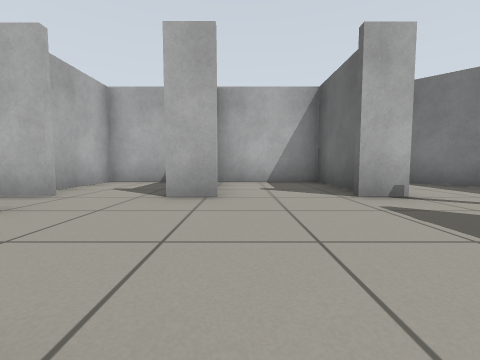
View 1 (above)

19 first-person views from a walk through a robot-simulator world made for Gazebo. The camera is 0.5 m above the floor, tilts 4° down and sees 90° across. The floor is counted in squares, 1 m on a side. Each view is taken from the middle of a square. On the plan, view 1 faces up. The plan holds only what a view shows up to about 9 squares ahead; the rest is blank.

View 2
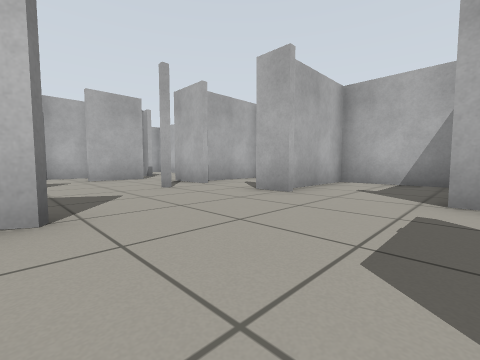

View 3
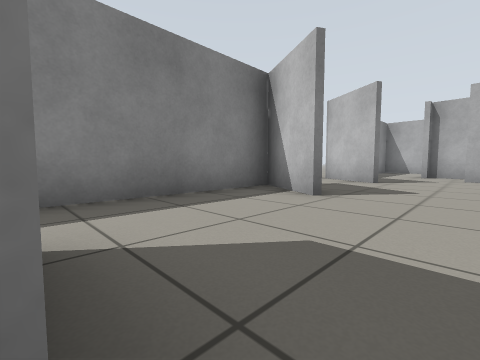

View 4
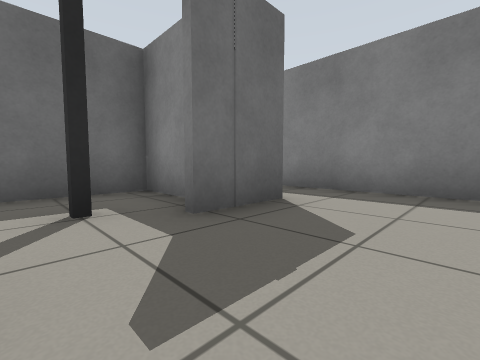

View 5
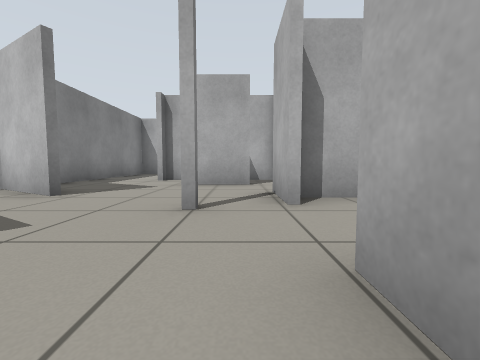

View 6
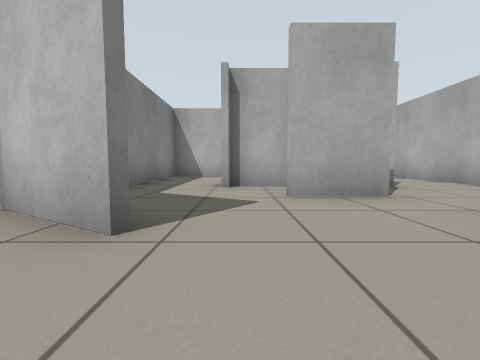

View 7
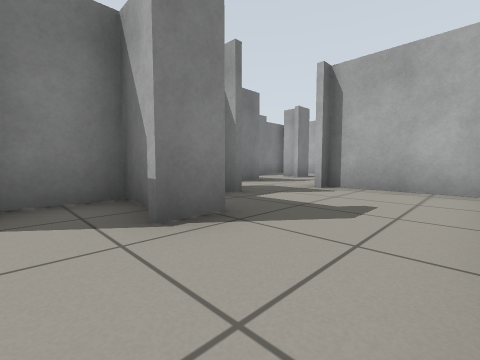

View 8
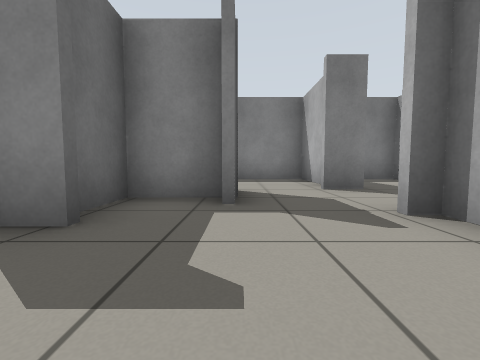

View 9
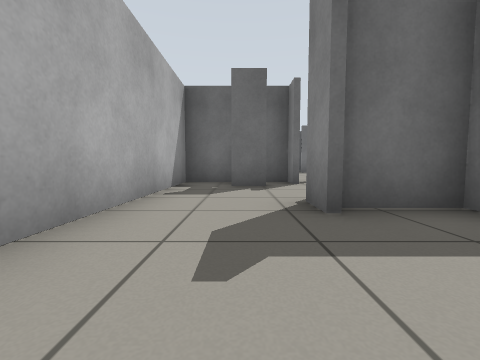

View 10
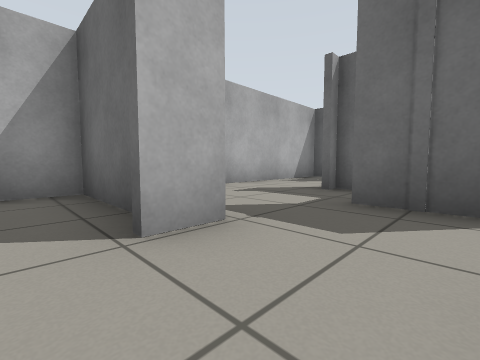

View 11
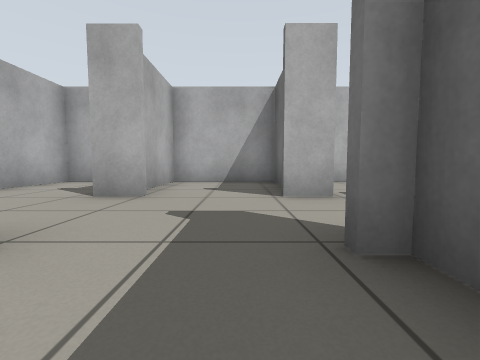

View 12
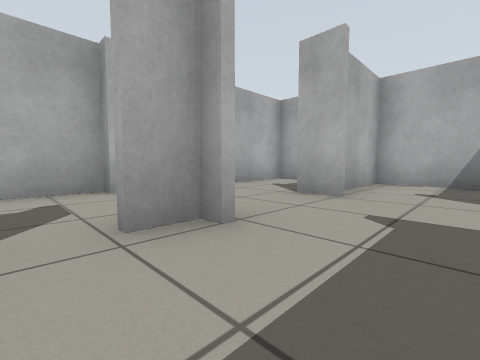

View 13
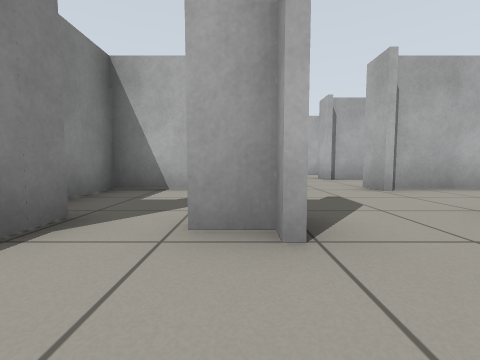

View 14
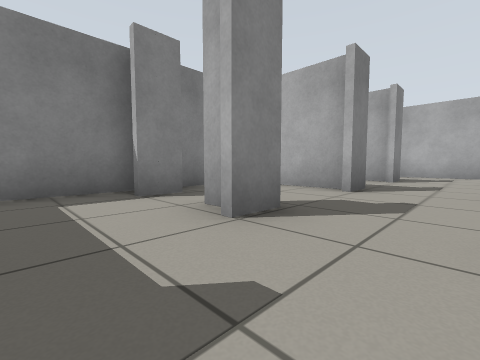

View 15
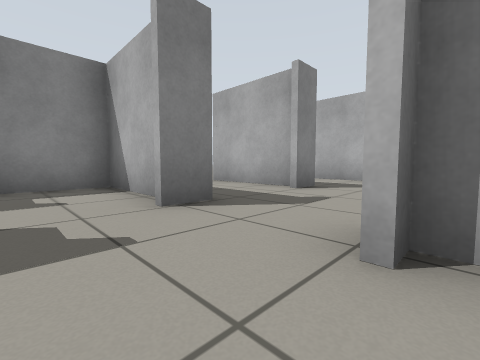

View 16
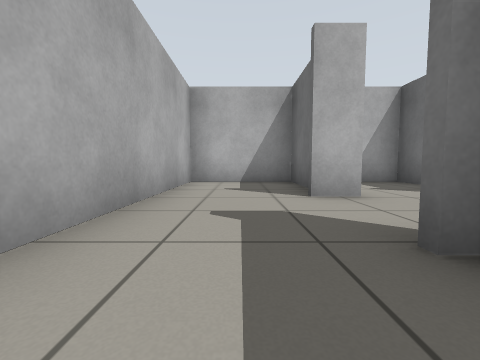

View 17
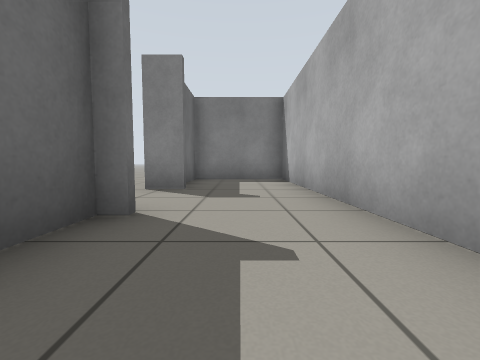

View 18
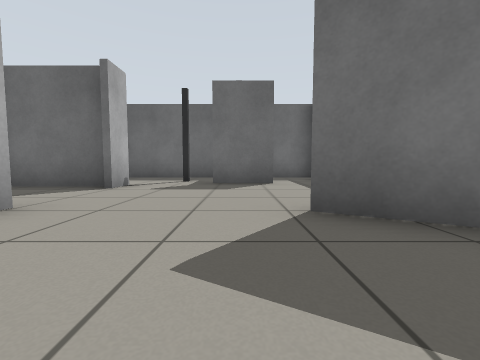

View 19
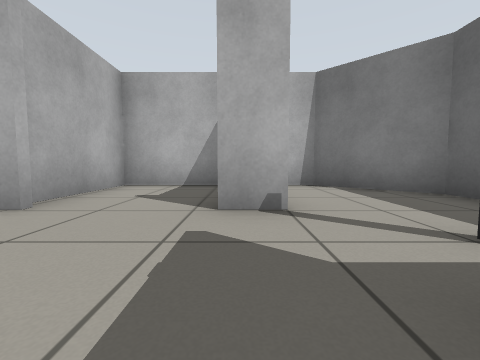

### Floor plan
Key: @ floor where view 1 was taken; # wall or solid block; x gap in a wall; . floor.
Columns run from 22 left of view 1 to 5 right of it. Each row starts with its distance up from view 1.
  7 ###########################
  6 #.# .#. #..#......#..#..#.##
  5 #.#..#..#..#......#..#..#..#
  4 #.#..#..#..#...#..##.#..#..#
  3 #............####..........#
  2 #............# ##..#......##
  1 #.#..#..#..#.. #.........###
  0 #.#..#.....#......#..#@..x.#
 -1 ###..##############. #######

Where each view was taken, in squares from view 1:
view 1: 0 up, 0 right, facing up
view 2: 0 up, 2 right, facing up-left
view 3: 2 up, 3 right, facing down-left
view 4: 3 up, 1 right, facing down-right
view 5: 3 up, 0 right, facing left
view 6: 1 up, 2 left, facing left
view 7: 6 up, 6 left, facing down-left
view 8: 6 up, 9 left, facing down
view 9: 5 up, 10 left, facing right
view 10: 2 up, 12 left, facing up-right
view 11: 0 up, 12 left, facing up
view 12: 0 up, 12 left, facing up-left
view 13: 1 up, 12 left, facing left
view 14: 3 up, 12 left, facing down-left
view 15: 4 up, 15 left, facing down-left
view 16: 0 up, 21 left, facing up
view 17: 6 up, 21 left, facing down
view 18: 1 up, 3 left, facing right
view 19: 1 up, 2 right, facing up
